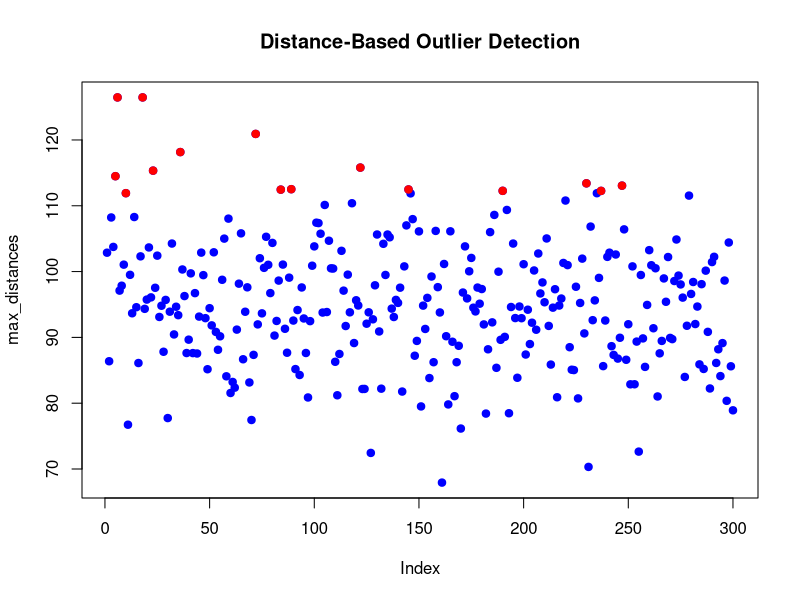
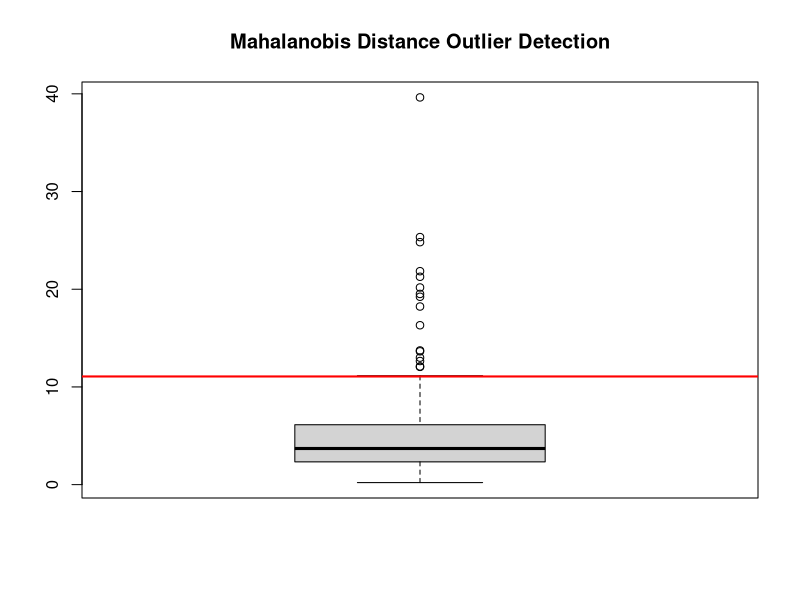
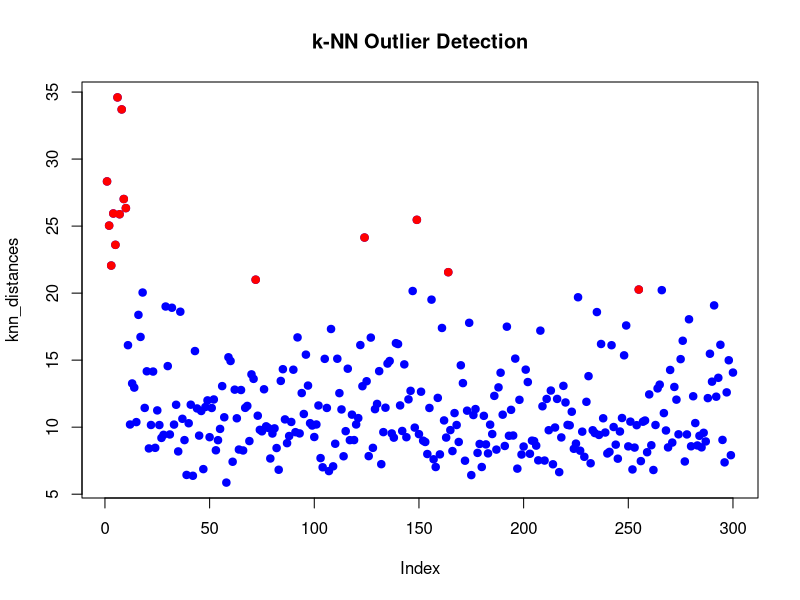
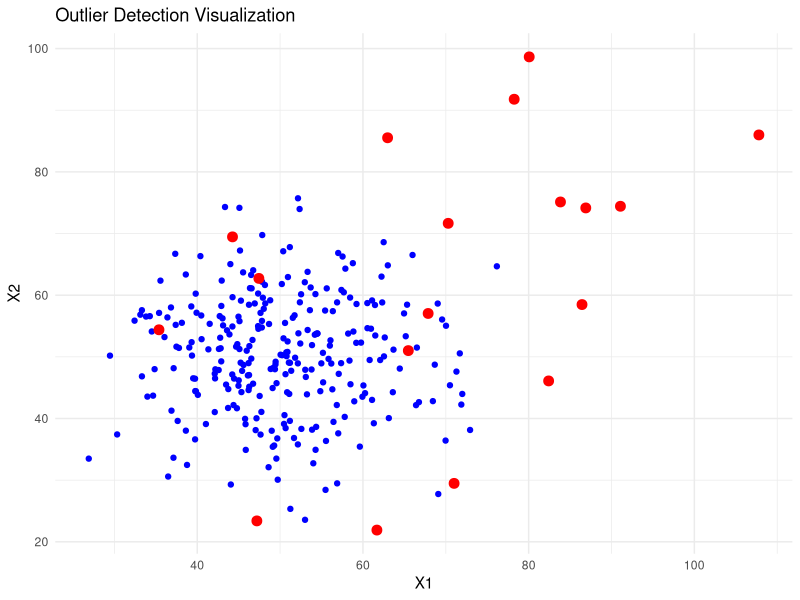

Here is the R script that generated these plots, in order:
## ---- chunk 1
knitr::opts_chunk$set(echo = TRUE)
## ---- chunk 2
library(ggplot2)

# 1. Simulate Data
set.seed(123)
data <- as.data.frame(matrix(rnorm(300 * 5, mean = 50, sd = 10), ncol = 5))
colnames(data) <- c("X1", "X2", "X3", "X4", "X5")

# Introduce 10 artificial outliers
data[1:10, ] <- data[1:10, ] + rnorm(10 * 5, mean = 30, sd = 5)

# 2. Proximity-Based Outlier Detection (Euclidean Distance)
distance_matrix <- dist(data, method = "euclidean")
distance_values <- as.matrix(distance_matrix)
max_distances <- apply(distance_values, 1, max)
outliers_distance <- which(max_distances > quantile(max_distances, 0.95))

# Visualization of Distance-Based Outliers
plot(max_distances, main = "Distance-Based Outlier Detection", col = "blue", pch = 19)
points(outliers_distance, max_distances[outliers_distance], col = "red", pch = 19)
## ---- chunk 3
# 3. Mahalanobis Distance Approach
mahalanobis_distances <- mahalanobis(data, colMeans(data), cov(data))
threshold <- qchisq(0.95, df = 5)
outliers_mahalanobis <- which(mahalanobis_distances > threshold)

# Visualization of Mahalanobis Outliers
boxplot(mahalanobis_distances, main = "Mahalanobis Distance Outlier Detection")
abline(h = threshold, col = "red", lwd = 2)
## ---- chunk 4
# 4. k-Nearest Neighbors (k-NN) Outlier Detection
k <- 5
knn_distances <- apply(as.matrix(dist(data)), 1, function(row) mean(sort(row)[2:(k+1)]))
k_threshold <- quantile(knn_distances, 0.95)
outliers_knn <- which(knn_distances > k_threshold)

# Visualization of k-NN Outliers
plot(knn_distances, main = "k-NN Outlier Detection", col = "blue", pch = 19)
points(outliers_knn, knn_distances[outliers_knn], col = "red", pch = 19)
## ---- chunk 5
# 5. Summary of Outliers Detected
cat("Outliers detected by Distance-Based Method:", length(outliers_distance), "\n")
cat("Outliers detected by Mahalanobis Distance:", length(outliers_mahalanobis), "\n")
cat("Outliers detected by k-NN Method:", length(outliers_knn), "\n")
## ---- chunk 6
# 6. Scatter Plot Visualization of Outliers
ggplot(data, aes(X1, X2)) +
  geom_point(color = "blue") +
  geom_point(data = data[outliers_mahalanobis, ], aes(X1, X2), color = "red", size = 3) +
  ggtitle("Outlier Detection Visualization") +
  theme_minimal()
## ---- chunk 7
# 7. Interpretation of Results
cat("Interpretation of Outlier Detection Methods:\n")
cat("1. Distance-Based Method: This method identified", length(outliers_distance), "outliers by measuring extreme distances. It works well but can be sensitive to data scaling.\n")
cat("2. Mahalanobis Distance: Detected", length(outliers_mahalanobis), "outliers. This method considers correlation between variables, making it more reliable for multivariate outlier detection.\n")
cat("3. k-NN Method: Found", length(outliers_knn), "outliers based on average distance to nearest neighbors. It is effective but may require careful selection of k.\n")


